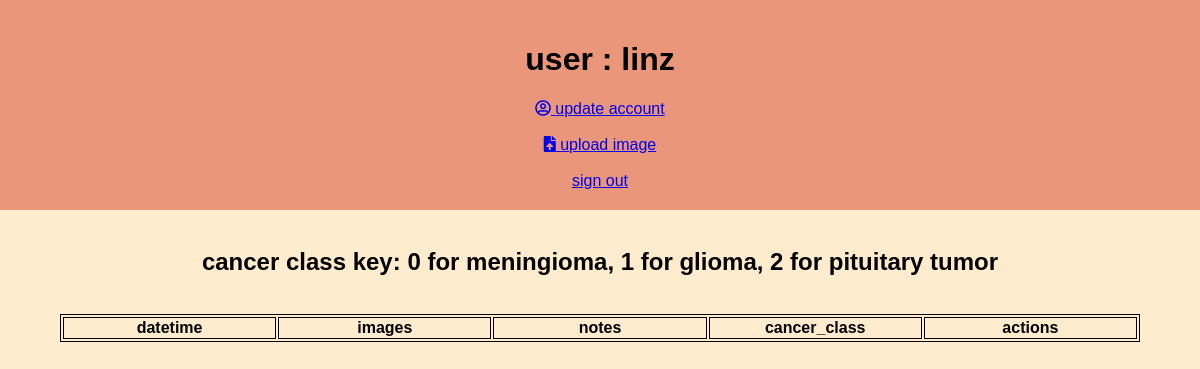
The page /user/2 on the database as committed earlier.
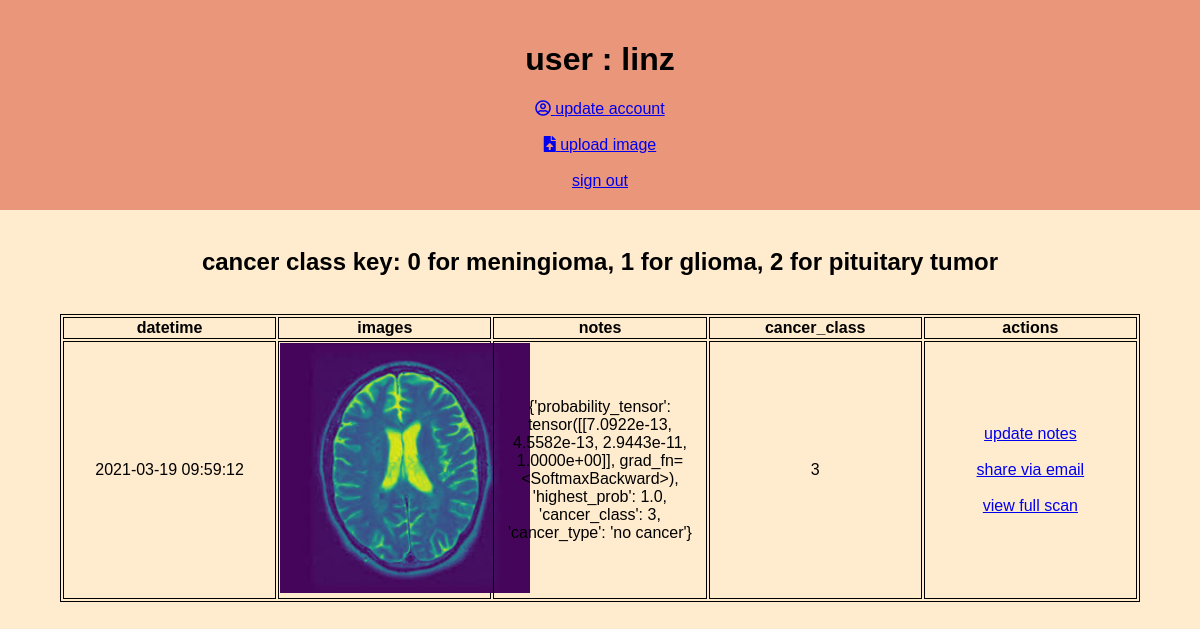
The same page on the database as committed later.
### app.py (models this page shows, shortened)
class Images(db.Model):
    __bind_key__ = 'images'
    id = db.Column(db.Integer, primary_key=True)
    user_id = db.Column(db.Integer, ForeignKey(Users.id), nullable=True)
    image_path = db.Column(db.String(200), nullable=False)
    cancer_class = db.Column(db.Integer, nullable=True)
    scan_image_path = db.Column(db.String(200), nullable=True)
    notes = db.Column(db.String(200), nullable=True)
    date_time_added = db.Column(db.String(10))

### app.py (the view)
@app.route('/user/<int:userid>')
def user(userid):
    if userid == 0:
        images = [
            Images.query.filter(Images.user_id.like(userid)).order_by(
                Images.date_time_added.desc()).first()
        ]
    else:
        images = Images.query.filter(Images.user_id.like(userid)).order_by(
            Images.date_time_added.desc()).all()
    return render_template('user.html',
                           user=Users.query.get(userid),
                           images=images)

### app.py (called while the page is built)
@app.after_request
def add_header(r):
    r.cache_control.max_age = 0
    print('no cache')
    return r

### templates/user.html (shortened to what this page needs)
{% extends 'base.html' %}
{% block body %}
<div class="top_half">
    <div class="user_profile">
        {% if user.username %}
        <h1>user : {{user.username}}</h1>
        <a href="/update/{{user.id}}">
            <i class="far fa-user-circle"></i>
            update account
        </a>
        <br>
        <br>
        <a href='/upload/{{user.id}}'>
            <i class="fas fa-file-upload"></i>
            upload image
        </a>
        {% endif %}
        <br>
        <br>
        <a href="/user_home">sign out</a>
        <br>
    </div>
</div>
<br>
<h2> cancer class key: 0 for meningioma, 1 for glioma, 2 for pituitary tumor</h2>
<br>
<div class='tbl_container'>
    <table>
        <tr>
            <th>datetime</th>
            <th>images</th>
            <th>notes</th>
            <th>cancer_class</th>
            <th>actions</th>
            {% if images %}
                    <tr>
                        <!-- we need to check this because then we dont need to loop
                        and we can refer directly to images -->
                        <!-- {% set source = '..' + images.image_path %}
                        <td>{{images.date_time_added}}</td>
                        <td><image src='{{ source }}' width=300px href='/view/{{user.id}}/{{images.id}}'></td>
                        <td>{{images.notes}}</td>
                        <td><a href='/update_scan/{{images.id}}'>update</a></td>
                    </tr> -->
                    {% for image in images %}
                        <tr>
                            {% set source = '..' + image.image_path %}
                            <td>{{image.date_time_added}}</td>
                            <td>
                                {% if user.id %}
                                            {% set span_id = 'close' + source %}
                                    <a class="img" id='{{ source}}' href='/view/{{user.id}}/{{image.id}}'>
                                        <image src='{{ source }}' width=250></image>
                                    </a>
                                {% else %}
                                    <a href='/view/0/{{image.id}}'>
                                        <image src='{{ source }}' width=250></image>
                                    </a>
                                {% endif %}
                            </td>
                            <td>{{image.notes}}</td>
                            <td>{{image.cancer_class}}</td>
                            <td>
                                <a href='/update_scan/{{image.id}}'>update notes</a>
                                {% if user.id %}
                                    <br>
                                    <br>
                                    <a href='/send_email/{{image.id}}'>share via email</a>
                                    <br>
                                    <br>
                                    <a href='/view/{{user.id}}/{{image.id}}'>view full scan</a>
                                {% endif %}
                            </td>
                        </tr>
                    {% endfor %}
            {% endif %}
        </tr>
    </table>
</div>
{% endblock %}

Rows that differ between the two databases and show on the page:
now on this page (row edited): Images: date_time_added "2021-03-19 09:59:12", notes "{'probability_tensor': tensor([[7.0922e-13, 4.5582e-13, 2.9443e-11, 1.0000e+00]], grad_fn=<SoftmaxBackward>), 'highest_prob': 1.0, 'cancer_class': 3, 'cancer_type': 'no cancer'}", cancer_class "3"
